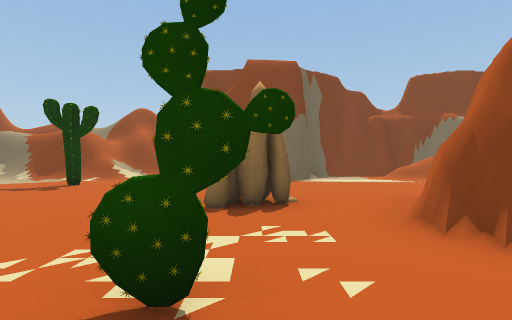
View 1 (above)

24 first-person views from a walk through a scene from a Unity 3-D project. The camera is 1.3 m above the floor, looks level and sees 80° across. The floor is counted in squares, 2 m on a side. Each view is taken from the middle of a square. On the plan, view 1 faces up. The plan holds only what a view shows up to about 10 squares ahead; the rest is blank. The place goes on beyond the plan. The player is left out. Some animated figures are left out. Some surface patterns are stand-ins.

View 2
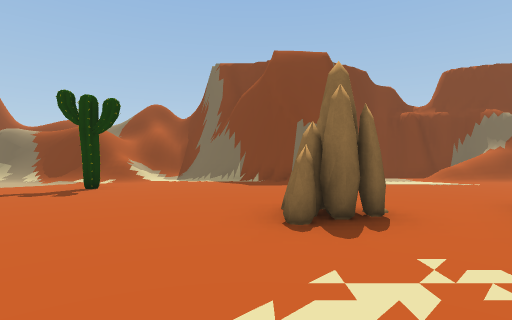

View 3
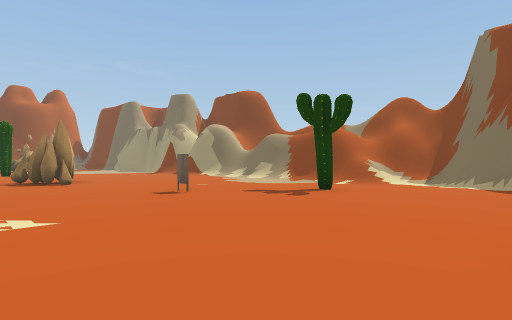

View 4
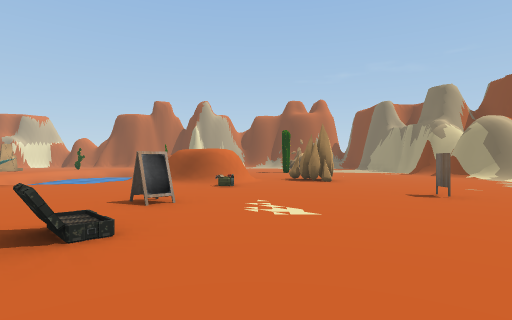

View 5
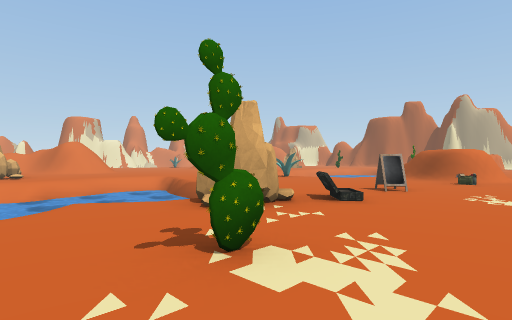

View 6
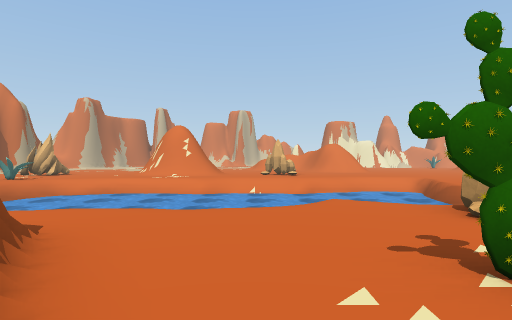

View 7
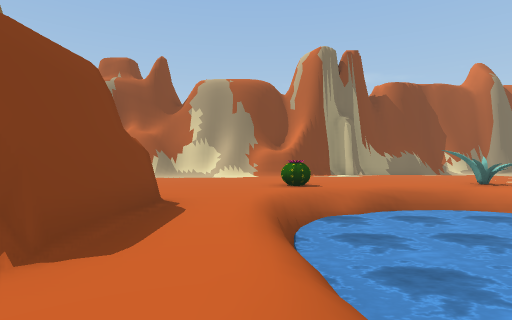

View 8
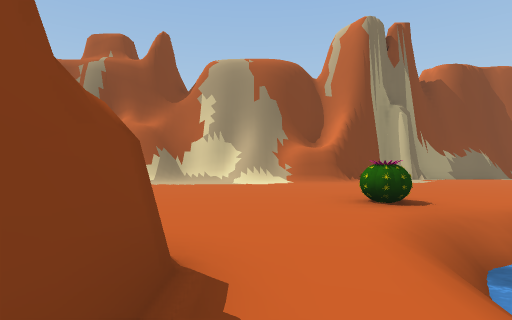

View 9
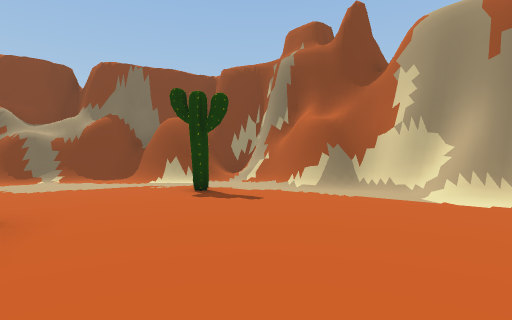

View 10
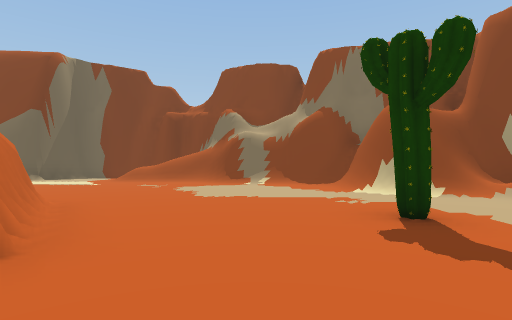

View 11
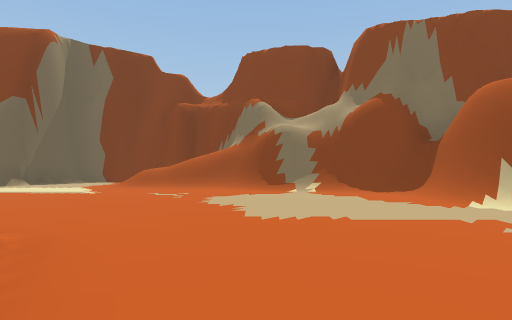

View 12
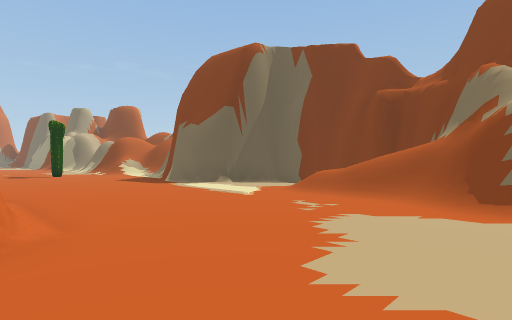

View 13
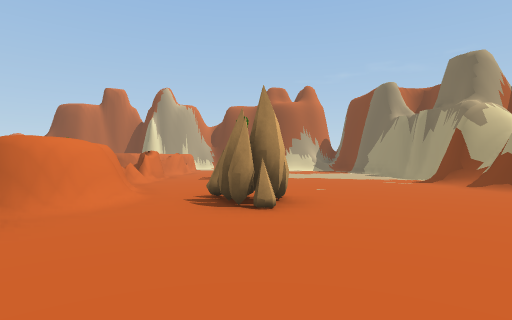

View 14
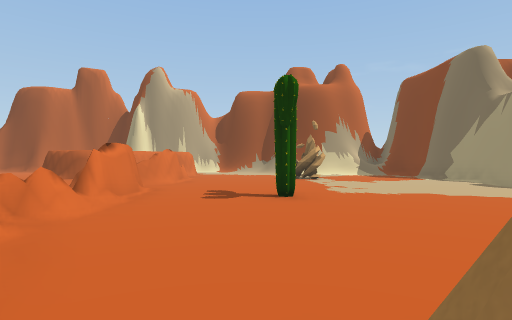

View 15
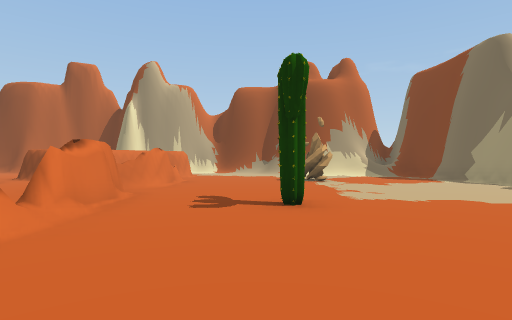

View 16
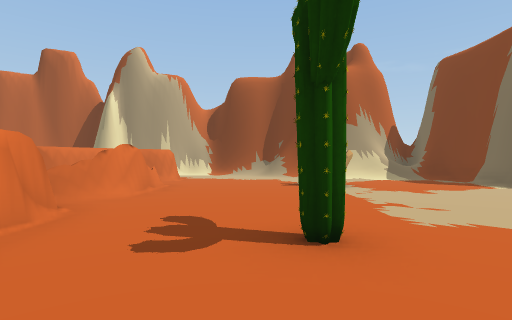

View 17
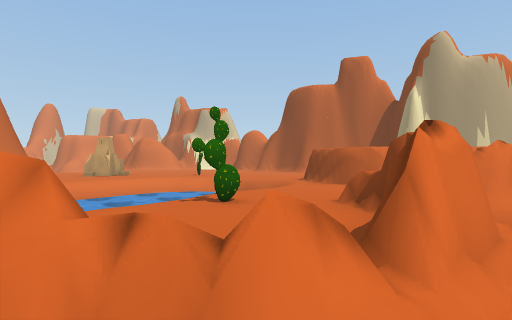

View 18
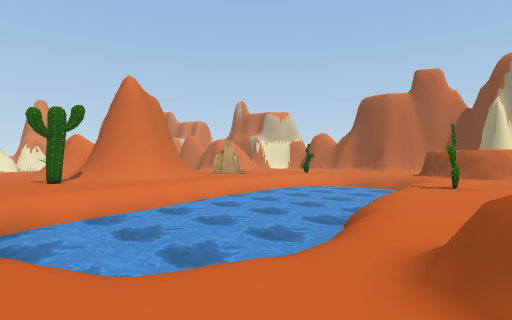

View 19
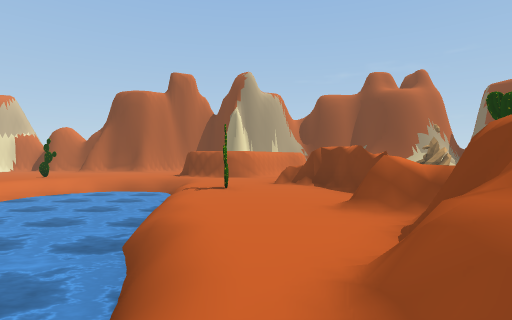

View 20
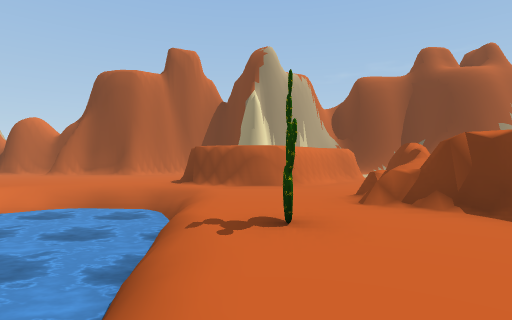

View 21
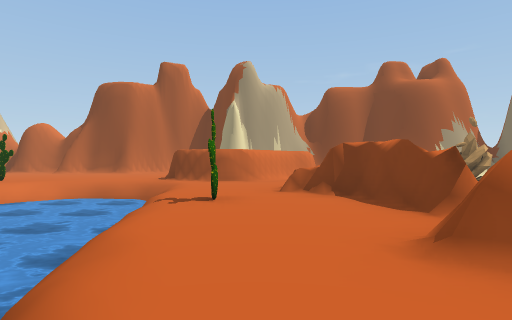

View 22
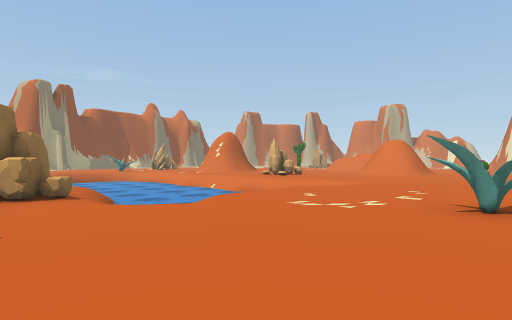

View 23
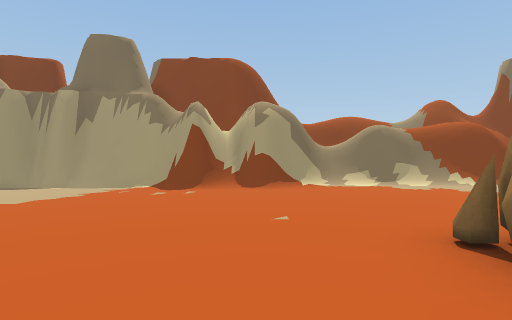

View 24
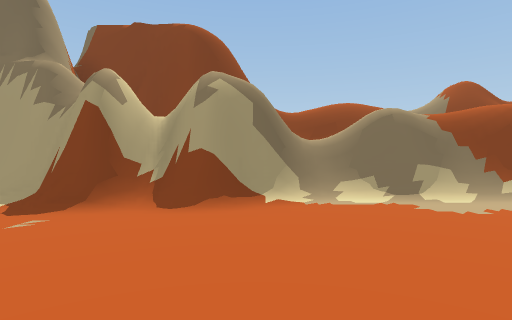

### Floor plan
Key: @ floor where view 1 was taken; # wall or solid block; . main floor; - floor 0.75 m lower than the main floor; : floor 3.25 m higher than the main floor; + floor 3.5 m higher than the main floor; / step, stairs or slope; = window, fence, low wall or low ledge; ≈ water the walk keeps out of; C cactus; R rock; O other object.
Columns run from 24 left of view 1 to 15 right of it. Each row starts with its distance up from view 1.
 14              ####=####
 13          ##        ###    ######
 12                 :+ =###   #//  ###
 11      ###    ####=#=///#####..///###
 10 #############////##/....##...///#####
  9 .........///......................./#
  8 ...................C.............../####
  7 ....................................##=#
  6 ......................................##
  5   R...............#.....R..#  #.......#
  4 ........C....RR.........R.##  #....C./#
  3 ..........................#   ##...../##
  2 ..........................##   .......##
  1 .........=.####OO.......C..####....../#
  0 #.=######==####...#.O.R.@............/#
 -1 ##...==...../#/......RR............../#
 -2  ##.........../.....≈//// /≈≈≈≈≈/C.../#
 -3   #....C...≈≈≈/.....   ≈-  ≈≈≈≈≈/..../#
 -4   #.///≈≈≈≈≈≈≈≈##...≈ ≈≈≈≈≈≈≈≈≈≈≈....
 -5   //≈≈≈≈≈≈≈≈≈≈≈##...≈≈≈≈≈≈≈≈≈≈≈≈≈......
 -6 ...≈≈≈≈≈≈≈≈≈≈≈≈≈....≈≈≈≈≈≈≈≈≈≈≈≈≈......
 -7 ...≈≈≈≈≈≈≈≈≈≈≈≈ .../≈≈≈≈≈≈≈≈≈≈≈≈.#.....
 -8 .../≈≈≈≈≈≈≈≈≈// .../≈ ≈//        ...
 -9 ...//≈≈≈///....  ....  /.
-10 ..C ..    .....  ...    O
-11 ..         #.C.  ..     O

Where each view was taken, in squares from view 1:
view 1: 0 up, 0 right, facing up
view 2: 1 up, 1 left, facing up
view 3: 2 up, 1 left, facing up-left
view 4: 2 up, 1 left, facing left
view 5: 3 up, 1 right, facing down-left
view 6: 3 up, 1 right, facing down
view 7: 1 down, 1 right, facing right
view 8: 0 up, 4 right, facing right
view 9: 1 down, 7 right, facing up-right
view 10: 1 up, 9 right, facing up
view 11: 3 up, 8 right, facing up
view 12: 5 up, 9 right, facing up-left
view 13: 4 up, 6 left, facing left
view 14: 3 up, 11 left, facing left
view 15: 3 up, 12 left, facing left
view 16: 3 up, 14 left, facing left
view 17: 1 up, 14 left, facing down-left
view 18: 1 down, 9 left, facing down-left
view 19: 2 down, 10 left, facing left
view 20: 3 down, 14 left, facing left
view 21: 2 down, 12 left, facing left
view 22: 0 up, 9 left, facing down-right
view 23: 2 up, 13 left, facing up
view 24: 5 up, 12 left, facing up
